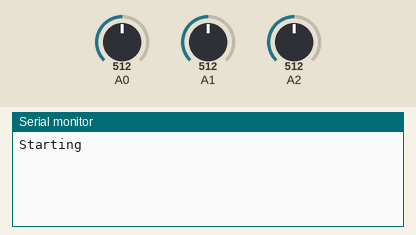
Simulated run of this sketch. Board: Arduino Uno, built with avr-gcc and run on an emulated ATmega328P. Parts: the last lines printed to the serial monitor. The inputs (shaded band) are chosen by the test bench; at power-on: A0 = 512, A1 = 512, A2 = 512.

Above: at 1.2 s.
1.3 s: A0 set to 716
At 1.7 s:
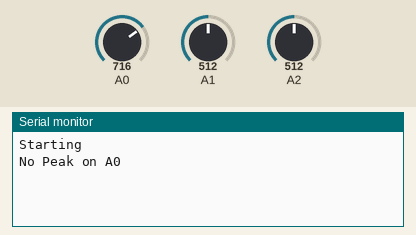
2.8 s: A0 set to 511
At 4.1 s:
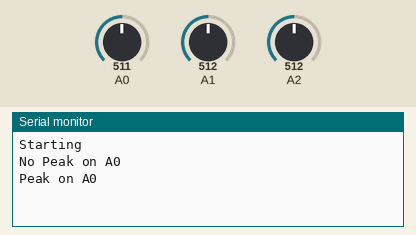

Measured:
- after the input at 1.3 s, the serial monitor: prints a new line at once (image 1)
- after the input at 2.8 s, the serial monitor: prints a new line at once (image 2)

The sketch:

EMG_peakDetect.ino
```cpp
int input[3][20];
int input_max[3];

void setup()
{
    int i = 0;
    while (i < 20)
    {
        input[0][i] = analogRead(A0);
        input[1][i] = analogRead(A1);
        input[2][i] = analogRead(A2);
        i++;
    }

    Serial.begin(9600);
    Serial.println("Starting");
}

void loop()
{
    manageInput(input, 10);
}

void manageInput(int data[][20], int len)
{
    int i = 0;

    while (i < len)
    {
        data[0][len-(i+1)] = data[1][len-(i+2)];
        data[1][len-(i+1)] = data[1][len-(i+2)];
        data[2][len-(i+1)] = data[1][len-(i+2)];
        i++;
    }

    data[0][0] = analogRead(A0);
    data[1][0] = analogRead(A0);
    data[2][0] = analogRead(A0);

    if (data[0][0] < data[0][1]){Serial.println("Peak on A0");}
    if (data[0][0] > data[0][1]){Serial.println("No Peak on A0");}
    //if (data[1][0] < data[1][1]){Serial.println("Peak on A1");}
    //if (data[2][0] < data[2][1]){Serial.println("Peak on A2");}

}
```
